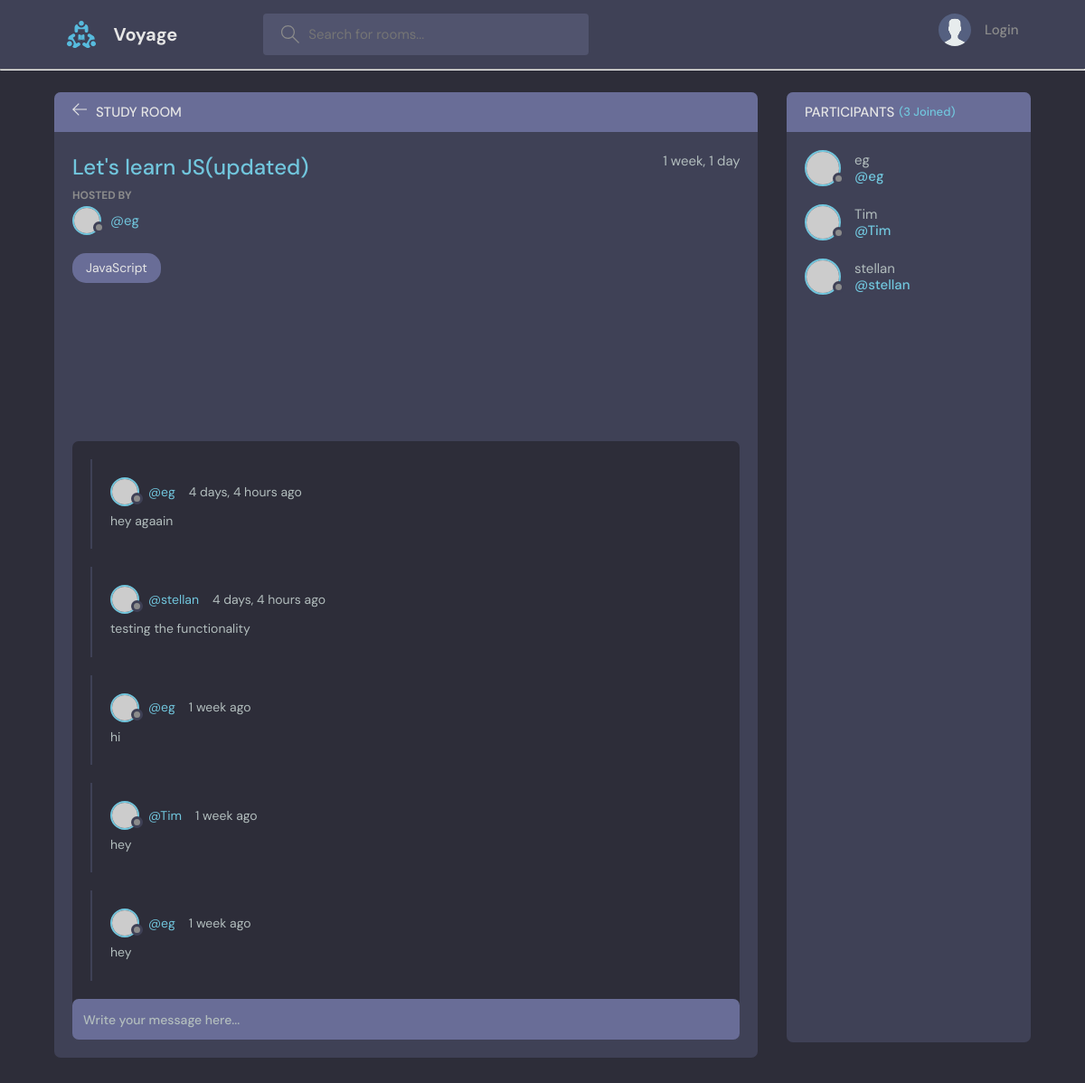
Before: /room/1/ with the older database file.
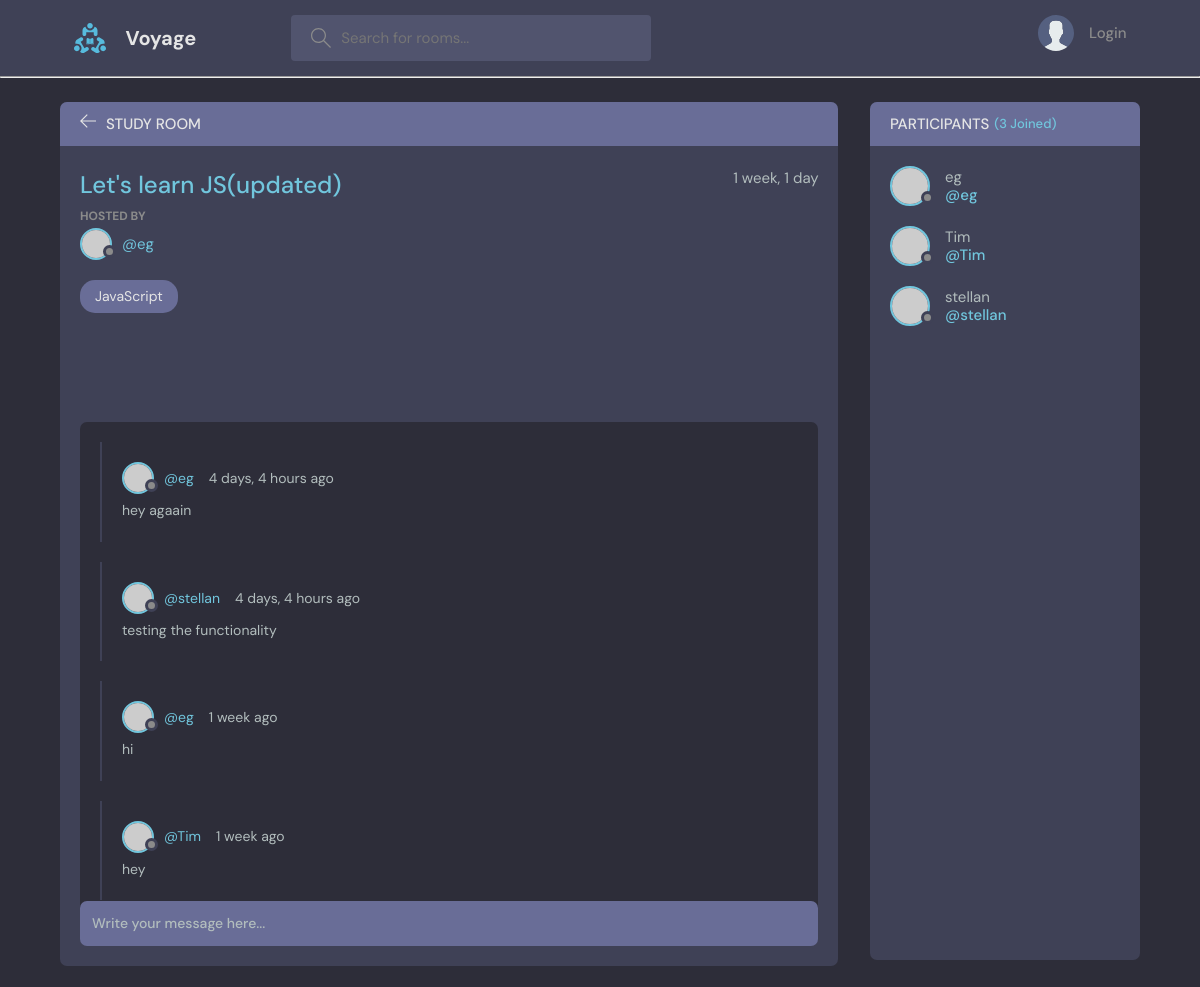
After: the same page with the newer database file.
### foot/models.py (models this page shows, shortened)
class Message(models.Model):
    user = models.ForeignKey(User, on_delete=models.CASCADE)
    room = models.ForeignKey(Room, on_delete=models.CASCADE)
    body = models.CharField()
    updated = models.DateTimeField(auto_now=True)
    created = models.DateTimeField(auto_now_add=True)
    class Meta:
            ordering = ['-updated', '-created']

### foot/views.py (the view, shortened to what this page needs)
# urls.py: path('room/<str:pk>/', views.room, name="room"),
def room(request, pk):
    room = Room.objects.get(id=pk)
    room_messages = room.message_set.all()
    participants = room.participants .all()
    context = {'room':room, 'room_messages':room_messages, 'participants':participants}
    return  render(request, 'foot/room.html', context)

### foot/models.py (called while the page is built)
    def __str__(self):
        return self.name

### foot/templates/foot/room.html (shortened to what this page needs)
{% extends 'main.html' %}
{% block content%}
    <main class="profile-page layout layout--2">
      <div class="container">
        <div class="room">
          <div class="room__top">
            <div class="room__topLeft">
              <a href="{% url 'home' %}">
                <svg version="1.1" xmlns="http://www.w3.org/2000/svg" width="32" height="32" viewBox="0 0 32 32">
                  <title>arrow-left</title>
                  <path
                    d="M13.723 2.286l-13.723 13.714 13.719 13.714 1.616-1.611-10.96-10.96h27.625v-2.286h-27.625l10.965-10.965-1.616-1.607z"
                  ></path>
                </svg>
              </a>
              <h3>Study Room</h3>
            </div>
          </div>
          <div class="room__box scroll">
            <div class="room__header scroll">
              <div class="room__info">
                <h3>{{room.name}}</h3>
                <span>{{room.created|timesince}}</span>
              </div>
              <div class="room__hosted">
                <p>Hosted By</p>
                <a href="{% url 'user-profile' room.host.id %}" class="room__author">
                  <div class="avatar avatar--small">
                    <img src="https://randomuser.me/api/portraits/men/37.jpg" />
                  </div>
                  <span>@{{room.host.username}}</span>
                </a>
              </div>
              <span class="room__topics">{{room.topic}}</span>
            </div>
            <div class="room__conversation">
              <div class="threads scroll">
{% for message in room_messages %}
                <div class="thread">
                  <div class="thread__top">
                    <div class="thread__author">
                      <a href="{% url 'user-profile' message.user.id %}" class="thread__authorInfo">
                        <div class="avatar avatar--small">
                          <img src="https://randomuser.me/api/portraits/men/37.jpg" />
                        </div>
                        <span>@{{message.user.username}}</span>
                      </a>
                      <span class="thread__date">{{message.created|timesince}} ago</span>
                    </div>
                  </div>
                  <div class="thread__details">
                   {{message.body}}
                  </div>
                </div>
                {%endfor%}
              </div>
            </div>
          </div>
          <div class="room__message">
            <form action="" method='POST'>
              <input name="body" placeholder="Write your message here..." /></form>
          </div>
        </div>
        <div class="participants">
          <h3 class="participants__top">Participants <span>({{participants.count}} Joined)</span></h3>
          <div class="participants__list scroll">
             {%for user in participants%}
            <a href="{% url 'user-profile' user.id%}" class="participant">
              <div class="avatar avatar--medium">
                <img src="https://randomuser.me/api/portraits/men/37.jpg" />
              </div>
              <p>
                {{user.username}}
                <span>@{{user.username}}</span>
              </p>
            </a>
            {%endfor%}
          </div>
        </div>
      </div>
    </main>
{% endblock %}

Changed rows visible on the page:
removed Message: user.username "eg", created "1 week", body "hey"
